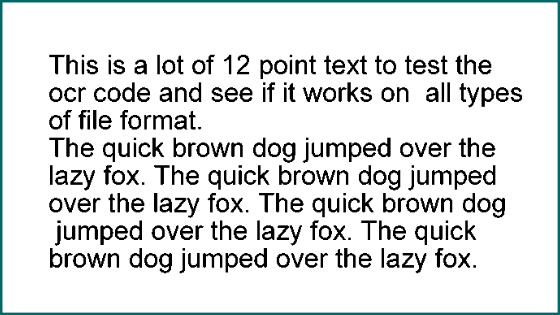
#> input picture OCR/ocr-test1.png, 560 x 315 px
$ python OCR.py
#> lines starting #> are read from the running program, lines starting #| are printed output that depends on the picture
import cv2
import pytesseract

img = cv2.imread('ocr-test1.png')
#> img is the input picture: shape (315, 560, 3); mean B, G, R 223.6, 223.6, 221.1
img = cv2.resize(img, (800, 500))
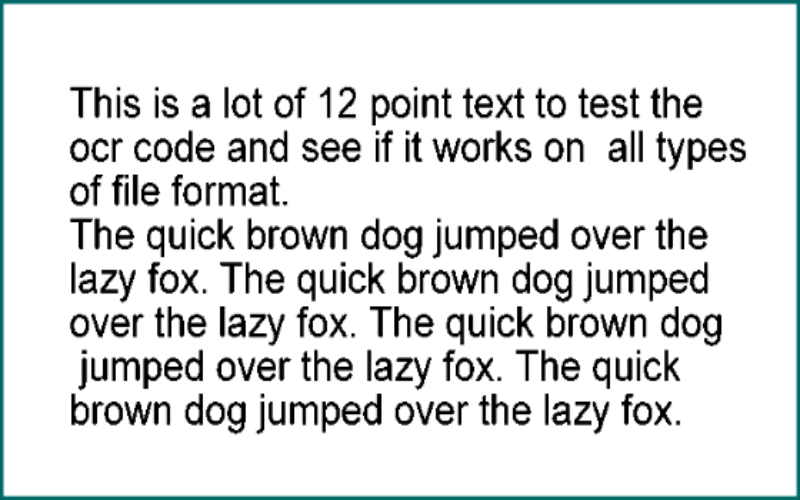
#> img: shape (500, 800, 3); mean B, G, R 223.6, 223.6, 221.1
img = cv2.cvtColor(img, cv2.COLOR_BGR2RGB)
# [13 lines of commented-out code are left out]

### Detecting Words
# print(pytesseract.image_to_boxes(img))
imageHeight, imageWidth, _ = img.shape
#> imageHeight = 500; imageWidth = 800
#> (the run stopped early here; a loop or call above may not have finished)
